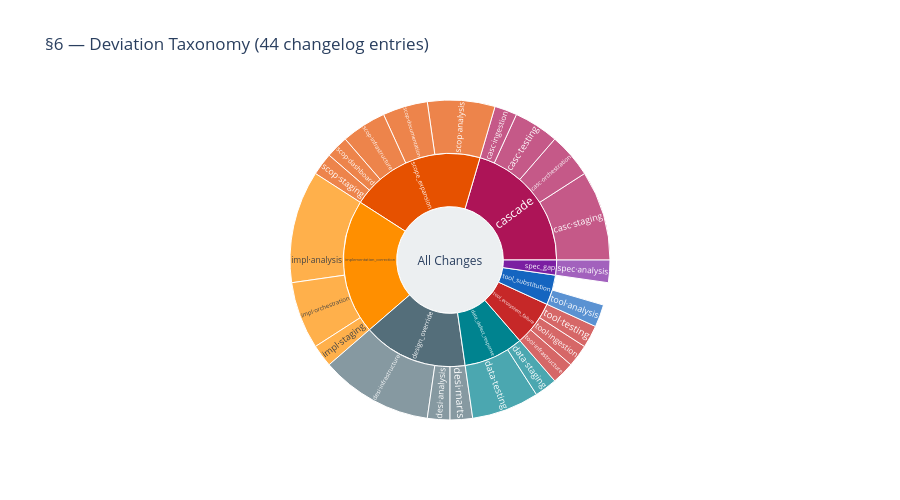

This figure's notebook cell:
### Markdown cell above
## §6 — Deviation Taxonomy Sunburst

### Code cell
# §6 — Sunburst: outer=primary_cat, inner=layer
cat_layer = chlog.groupby(["primary_cat","layer"]).size().reset_index(name="count")

# Build sunburst hierarchy
parents, labels, values, colours_sunburst = [], [], [], []

# Add root
parents.append(""); labels.append("All Changes"); values.append(len(chlog)); colours_sunburst.append("#ECEFF1")

for cat in chlog["primary_cat"].unique():
    parents.append("All Changes"); labels.append(cat)
    values.append(len(chlog[chlog["primary_cat"]==cat]))
    colours_sunburst.append(CAT_COLOURS.get(cat, GREY))

for _, row in cat_layer.iterrows():
    parents.append(row["primary_cat"])
    labels.append(f"{row['primary_cat'][:4]}·{row['layer']}")
    values.append(row["count"])
    colours_sunburst.append(CAT_COLOURS.get(row["primary_cat"], GREY))

fig = go.Figure(go.Sunburst(
    labels=labels, parents=parents, values=values,
    marker=dict(colors=colours_sunburst),
    branchvalues="total",
    hovertemplate="<b>%{label}</b><br>Count: %{value}<extra></extra>",
    insidetextorientation="radial",
))
fig.update_layout(height=500, title_text="§6 — Deviation Taxonomy (44 changelog entries)",
    template="plotly_white")
fig.show()

print("\nCategory breakdown:")
for cat, cnt in chlog["primary_cat"].value_counts().items():
    print(f"  {cat:35s}: {cnt:2d} ({cnt/len(chlog):.0%})")

### Figure 1 — Plotly figure (JSON) as saved in the notebook; plotly's stock layout.template omitted (floating-point values rounded to 4 significant figures)
{"data": [{"branchvalues": "total", "hovertemplate": "<b>%{label}</b><br>Count: %{value}<extra></extra>", "insidetextorientation": "radial", "labels": ["All Changes", "design_override", "tool_substitution", "tool_ecosystem_failure", "cascade", "data_defect_response", "scope_expansion", "implementation_correction", "spec_gap", "casc·ingestion", "casc·orchestration", "casc·staging", "casc·testing", "data·staging", "data·testing", "desi·analysis", "desi·infrastructure", "desi·marts", "impl·analysis", "impl·orchestration", "impl·staging", "scop·analysis", "scop·dashboard", "scop·documentation", "scop·infrastructure", "scop·staging", "spec·analysis", "tool·infrastructure", "tool·ingestion", "tool·testing", "tool·analysis", "tool·ingestion"], "marker": {"colors": ["#ECEFF1", "#546E7A", "#1565C0", "#C62828", "#AD1457", "#00838F", "#E65100", "#FF8F00", "#7B1FA2", "#AD1457", "#AD1457", "#AD1457", "#AD1457", "#00838F", "#00838F", "#546E7A", "#546E7A", "#546E7A", "#FF8F00", "#FF8F00", "#FF8F00", "#E65100", "#E65100", "#E65100", "#E65100", "#E65100", "#7B1FA2", "#C62828", "#C62828", "#C62828", "#1565C0", "#1565C0"]}, "parents": ["", "All Changes", "All Changes", "All Changes", "All Changes", "All Changes", "All Changes", "All Changes", "All Changes", "cascade", "cascade", "cascade", "cascade", "data_defect_response", "data_defect_response", "design_override", "design_override", "design_override", "implementation_correction", "implementation_correction", "implementation_correction", "scope_expansion", "scope_expansion", "scope_expansion", "scope_expansion", "scope_expansion", "spec_gap", "tool_ecosystem_failure", "tool_ecosystem_failure", "tool_ecosystem_failure", "tool_substitution", "tool_substitution"], "type": "sunburst", "values": [44, 7, 2, 3, 9, 4, 9, 9, 1, 1, 2, 4, 2, 1, 3, 1, 5, 1, 5, 3, 1, 3, 1, 2, 2, 1, 1, 1, 1, 1, 1, 1]}], "layout": {"height": 500, "title": {"text": "§6 — Deviation Taxonomy (44 changelog entries)"}}}
